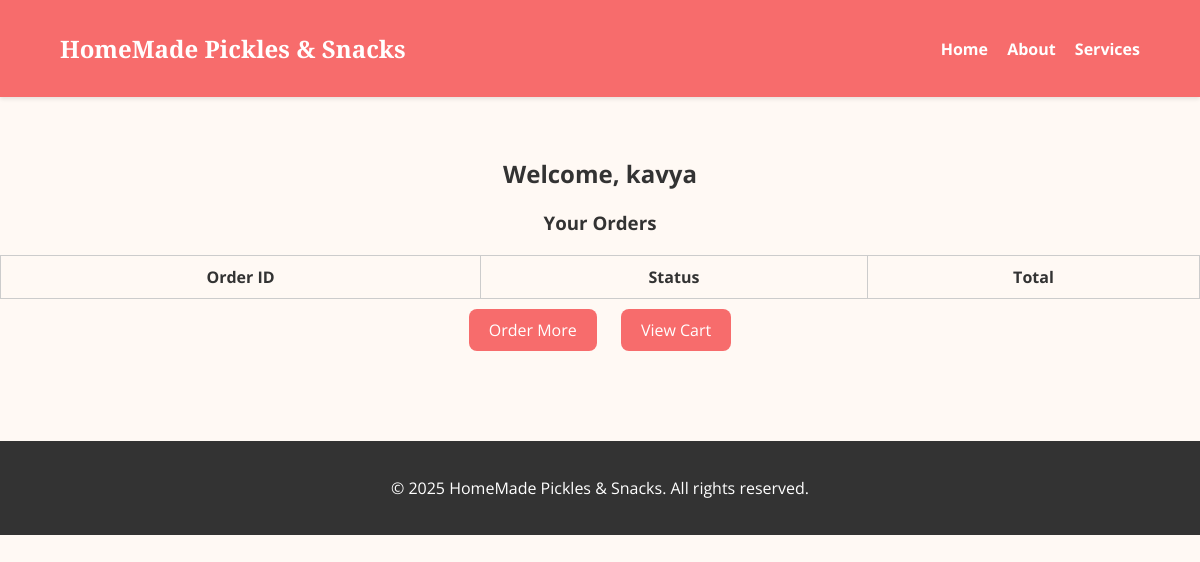
Before: /dashboard (signed in) with the older database file.
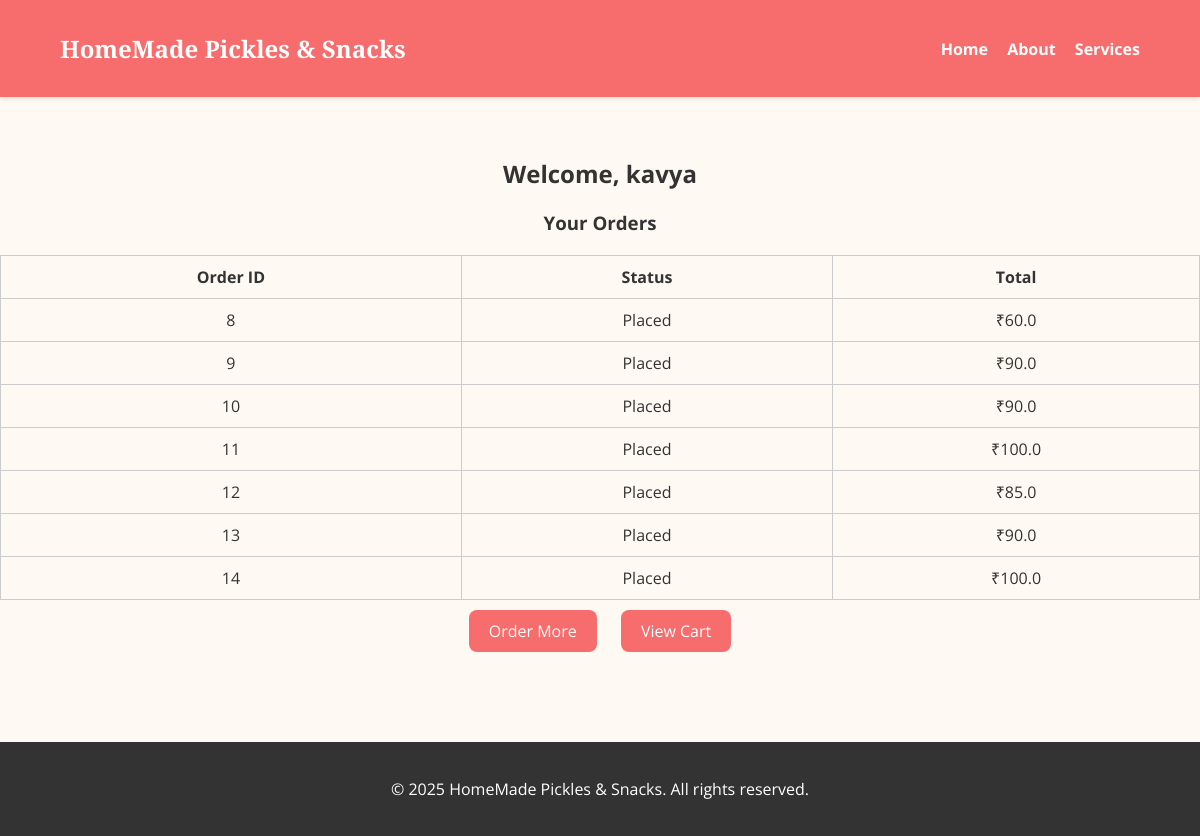
After: the same page with the newer database file.
### models.py (models this page shows)
class User(db.Model):
    id = db.Column(db.Integer, primary_key=True)
    username = db.Column(db.String(80), nullable=False, unique=True)
    email = db.Column(db.String(120), nullable=False, unique=True)
    password = db.Column(db.String(200), nullable=False)
    is_admin = db.Column(db.Boolean, default=False)

class Order(db.Model):
    id = db.Column(db.Integer, primary_key=True)
    user_id = db.Column(db.Integer, db.ForeignKey('user.id'))
    total = db.Column(db.Float)
    status = db.Column(db.String(50), default='Placed')
    address = db.Column(db.Text)
    timestamp = db.Column(db.DateTime, default=datetime.utcnow)
    user = db.relationship('User', backref='orders')
    ratings = db.relationship('Rating', backref='order')
    order_items = db.relationship('OrderItem', backref='order')

### app.py (the view)
@app.route('/dashboard')
@login_required
def dashboard():
    user = User.query.get(session['user_id'])
    if user.is_admin:
        products = Product.query.all()
        for product in products:
            avg = db.session.query(db.func.avg(Rating.stars)).filter_by(product_id=product.id).scalar()
            product.avg_rating = avg
        orders = Order.query.all()
        for order in orders:
            rating = Rating.query.filter_by(order_id=order.id).first()
            order.rating = rating
        customers = User.query.filter_by(is_admin=False).all()
        admins = User.query.filter_by(is_admin=True).all()
        return render_template('admin_dashboard.html', customers=customers, admins=admins,
                               products=products, orders=orders)
    else:
        orders = Order.query.filter_by(user_id=user.id).all()
        return render_template('customer_dashboard.html', user=user, orders=orders)

### app.py (called while the page is built)
def login_required(f):
    @wraps(f)
    def decorated_function(*args, **kwargs):
        if 'user_id' not in session:
            return redirect(url_for('login'))
        return f(*args, **kwargs)
    return decorated_function

### templates/customer_dashboard.html
{% extends "base.html" %}
{% block content %}
<section class="section">
    <div class="container">
        <h2>Welcome, {{ user.username }}</h2>
        <h3>Your Orders</h3>
        <table>
            <tr><th>Order ID</th><th>Status</th><th>Total</th></tr>
            {% for order in orders %}
            <tr><td>{{ order.id }}</td><td>{{ order.status }}</td><td>₹{{ order.total }}</td></tr>
            {% endfor %}
        </table>
        <a href="/products" class="btn">Order More</a>
        <a href="/cart" class="btn">View Cart</a>
    </div>
</section>
{% endblock %}

### templates/base.html (shortened to what this page needs)
<!DOCTYPE html>
<html lang="en">
<head>
    <link rel="stylesheet" href="{{ url_for('static', filename='styles.css') }}">
</head>
<body>
    <body>
    <header>
        <div class="container">
            <h1>HomeMade Pickles & Snacks</h1>
            <nav>
                <a id="main-home" href="/">Home</a>
                <a id="main-about" href="#about">About</a>
                <a id="main-services" href="#services">Services</a>
            </nav>
        </div>
    </header>
    {% block content %}{% endblock %}
    <footer>
        <p>&copy; 2025 HomeMade Pickles & Snacks. All rights reserved.</p>
    </footer>
</body>
</body>
</html>

### static/styles.css (style rules this page uses)
body { margin: 0; font-family: 'Open Sans', sans-serif; background-color: #fff9f4; color: #333; }
header { background-color: #f76c6c; color: white; padding: 1em 0; box-shadow: 0 2px 4px rgba(0,0,0,0.1); }
header .container { display: flex; justify-content: space-between; align-items: center; width: 90%; margin: auto; }
header h1 { font-family: 'Playfair Display', serif; font-size: 24px; }
nav a { color: white; text-decoration: none; margin-left: 15px; font-weight: bold; }
.section { padding: 40px 0; text-align: center; }
.btn { display: inline-block; background-color: #f76c6c; color: white; padding: 10px 20px; margin: 10px; border-radius: 8px; text-decoration: none; }
footer { background-color: #333; color: white; text-align: center; padding: 20px 0; margin-top: 40px; }
table { width: 100%; border-collapse: collapse; margin-top: 20px; }
table, th, td { border: 1px solid #ccc; }
th, td { padding: 10px; text-align: center; }

Changed rows visible on the page:
added Order: id "8", status "Placed", total "60.0"
added Order: id "9", status "Placed", total "90.0"
added Order: id "10", status "Placed", total "90.0"
added Order: id "11", status "Placed", total "100.0"
added Order: id "12", status "Placed", total "85.0"
added Order: id "13", status "Placed", total "90.0"
added Order: id "14", status "Placed", total "100.0"
